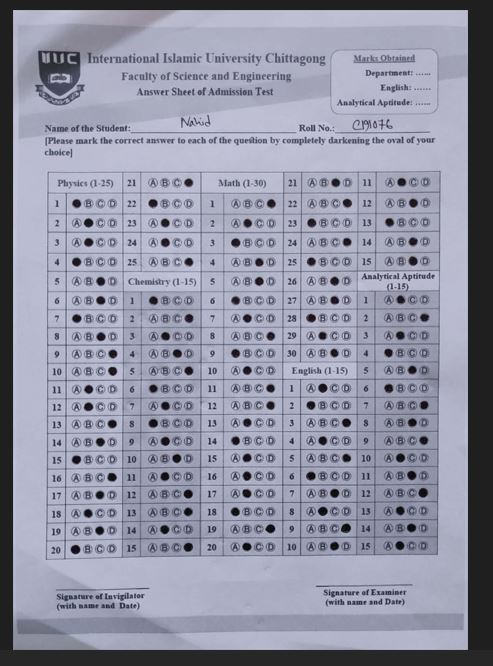
#> input picture Collage/ImageProcessor/omr4.jpg, 493 x 666 px
$ python matching.py
#> lines starting #> are read from the running program, lines starting #| are printed output that depends on the picture; after the words box and inside, x2 and y2 are one past the last pixel; in counts of white or black regions, pixels touching at a corner belong together
### Collage/ImageProcessor/process.py
import cv2
import numpy as np
import imutils
from imutils import contours
import four_point
import crop_ans


#answer_img
image= cv2.imread("omr4.jpg")
#> image is the input picture: shape (666, 493, 3); mean B, G, R 164.3, 146.4, 144.9
# img = cv2.imread('omr4.jpg')

gray = cv2.cvtColor(image, cv2.COLOR_BGR2GRAY)
#blurred = cv2.GaussianBlur(gray, (5, 5), 0)
edged = cv2.Canny(gray, 75, 200)
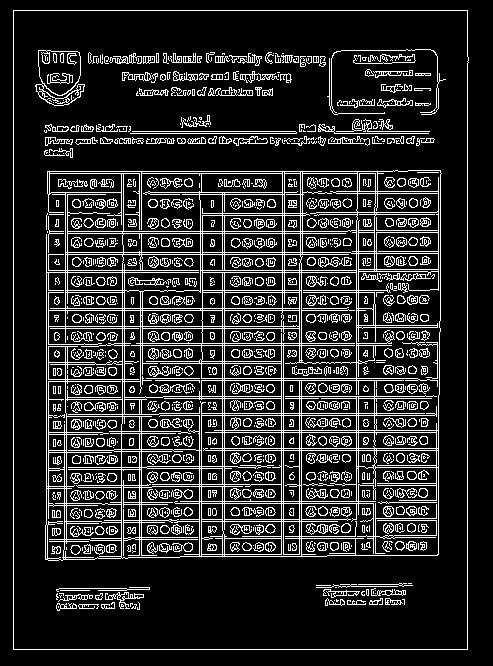
#> edged: shape (666, 493); 16.2% white in thin lines or dots, all inside (x1, y1, x2, y2) = (13, 10, 469, 650)
cnts = cv2.findContours(edged, cv2.RETR_EXTERNAL, cv2.CHAIN_APPROX_SIMPLE)
#> cnts = 1 contour; box (x1, y1, x2, y2) and area: (13, 10, 469, 650) 290111
cnts = imutils.grab_contours(cnts)
docCnt = None

if len(cnts) > 0:
    cnts = sorted(cnts, key=cv2.contourArea, reverse=True)

    for c in cnts:
        peri = cv2.arcLength(c, True)
        approx = cv2.approxPolyDP(c, 0.02 * peri, True)

        if (len(approx) == 4):
            docCnt = approx
            break
#> this loop made 1 pass
#> (peri, docCnt) on pass 1: (2187.7, [[13, 10], [13, 649], [467, 649], [467, 10]])

# find the four point of a page ...here use four_point.py file
#> (the run stopped early here; a loop or call above may not have finished)

$ run again, with Collage/ImageProcessor/omr3.JPG copied over Collage/ImageProcessor/omr4.jpg
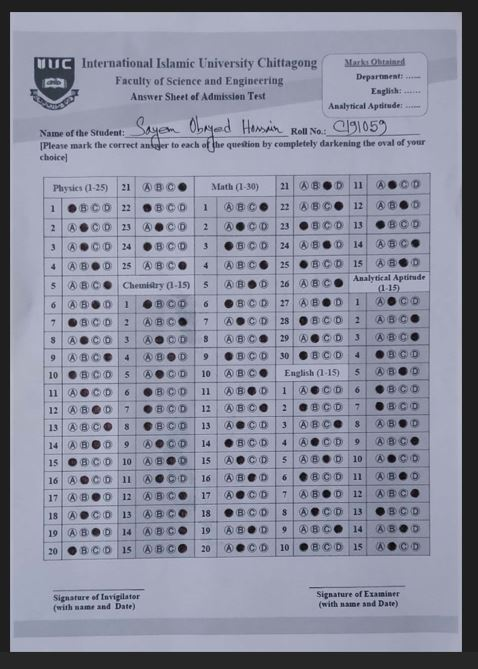
#> input picture Collage/ImageProcessor/omr3.JPG, 478 x 669 px
#> image is the input picture: shape (669, 478, 3); mean B, G, R 158.4, 140.9, 138.4
#> `edged = cv2.Canny(gray, 75, 200)`:
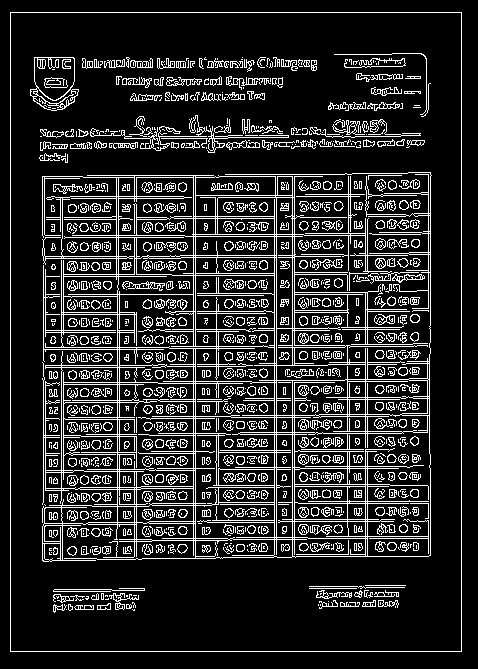
#> edged: shape (669, 478); 16% white in thin lines or dots
#> `cnts = cv2.findContours(edged, cv2.RETR_EXTERNAL, cv2.CHAIN_APPROX_SIM..`: cnts = 1 contour; box (x1, y1, x2, y2) and area: (10, 12, 462, 652) 288189
#> `cnts = imutils.grab_contours(cnts)`: cnts = [[[10, 12], [10, 651], [461, 651], [461, 12]]]
#> the loop `for c in cnts:` made 1 pass
#> (peri, docCnt) on pass 1: (2180, [[10, 12], [10, 651], [461, 651], [461, 12]])
